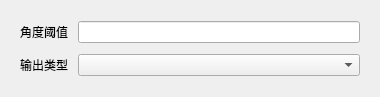
<?xml version="1.0" encoding="UTF-8"?>
<ui version="4.0">
 <class>MeshQuickSelect</class>
 <widget class="QWidget" name="MeshQuickSelect">
  <property name="geometry">
   <rect>
    <x>0</x>
    <y>0</y>
    <width>380</width>
    <height>97</height>
   </rect>
  </property>
  <property name="windowTitle">
   <string>Form</string>
  </property>
  <layout class="QGridLayout" name="gridLayout">
   <property name="leftMargin">
    <number>20</number>
   </property>
   <property name="topMargin">
    <number>10</number>
   </property>
   <property name="rightMargin">
    <number>20</number>
   </property>
   <property name="bottomMargin">
    <number>10</number>
   </property>
   <property name="horizontalSpacing">
    <number>10</number>
   </property>
   <property name="verticalSpacing">
    <number>0</number>
   </property>
   <item row="0" column="0">
    <widget class="QLabel" name="label_angle">
     <property name="text">
      <string>角度阈值</string>
     </property>
    </widget>
   </item>
   <item row="0" column="1">
    <widget class="QLineEdit" name="lineEdit_angle"/>
   </item>
   <item row="1" column="0">
    <widget class="QLabel" name="label_type">
     <property name="text">
      <string>输出类型</string>
     </property>
    </widget>
   </item>
   <item row="1" column="1">
    <widget class="QComboBox" name="comboBox"/>
   </item>
  </layout>
 </widget>
 <tabstops>
  <tabstop>lineEdit_angle</tabstop>
 </tabstops>
 <resources/>
 <connections/>
</ui>
